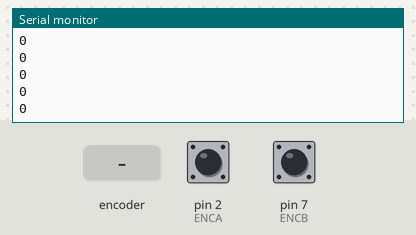
Simulated run of this sketch. Board: Arduino Uno, built with avr-gcc and run on an emulated ATmega328P. Parts: the last lines printed to the serial monitor. The test bench sets the inputs (shaded band); at power-on: pin 2 (ENCA) HIGH, pin 7 (ENCB) HIGH.

Above: at 1.2 s.
1.3 s: rotary encoder on pin 2 (ENCA) / pin 7 (ENCB) turned 1 step (first pin leading)
At 2.3 s:
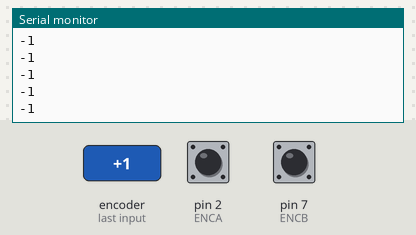
3.0 s: rotary encoder on pin 2 (ENCA) / pin 7 (ENCB) turned 1 step (first pin leading)
At 4.1 s:
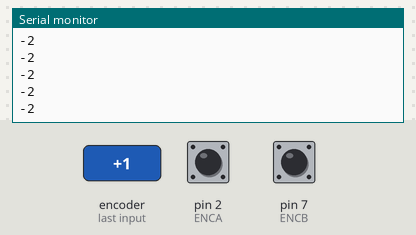
Timing chart, 0 to 6.0 s (numbered marks = the images above; inputs shaded):
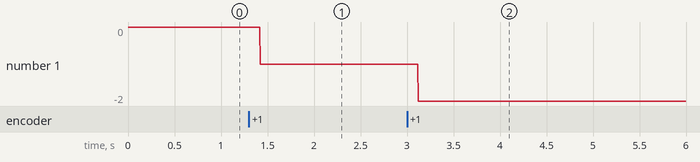

Measured:
- after the input at 1.3 s, the serial monitor: prints a new line after 0.12 s (image 1)
- after the input at 3.0 s, the serial monitor: prints a new line after 0.12 s (image 2)
- plotted number 1: 0 → -1 after the input at 1.3 s, -1 → -2 after the input at 3.0 s

The sketch:

encoder_test_1.ino
```cpp
// dc motor
const int A1A = 3;
const int A1B = 5;
const int ENCA = 2;  // Yellow
const int ENCB = 7;  // White

int pos = 0;

void setup() {
  // put your setup code here, to run once:
  Serial.begin(9600);
  // pinMode(A1A, OUTPUT);
  // pinMode(A1B, OUTPUT);
  pinMode(ENCA, INPUT);
  pinMode(ENCB, INPUT);

  attachInterrupt(digitalPinToInterrupt(ENCA), readEncoder, RISING);
}

void loop() {
  // Motor Control
  // digitalWrite(A1B, HIGH);
  // digitalWrite(A1A, LOW);
  // delay(50);  // ~ 45 degrees
  // digitalWrite(A1A, LOW);
  // digitalWrite(A1B, LOW);
  // delay(50);

  // encoder A B trigger test
  // int a = digitalRead(ENCA);
  // int b = digitalRead(ENCB);
  // Serial.print(a*5);
  // Serial.print(" ");
  // Serial.print(b*5);
  // Serial.println();

  // encoder position get
  Serial.println(pos);
}

void readEncoder() {
  int b = digitalRead(ENCB);
  if (b>0) {
    pos++;
  }
  else {
    pos--;
  }
}
```
